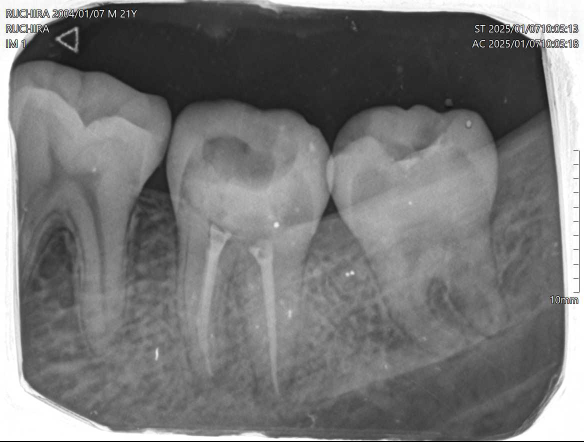
#> input picture code/CenterNet Codes/195-ruchira.jpg, 1168 x 883 px (shown at 1/2 size)
$ jupyter execute --allow-errors root_canal_detect.ipynb   (older library calls are emulated)
#> lines starting #> are read from the running program, lines starting #| are printed output that depends on the picture; after the words box and inside, x2 and y2 are one past the last pixel; in counts of white or black regions, pixels touching at a corner belong together
[cell 1]
import cv2
import numpy as np
import matplotlib.pyplot as plt
from skimage import exposure, filters, morphology

def preprocess_image(img_path):
    # Read image
#> called with img_path = '195-ruchira.jpg'
    img = cv2.imread(img_path, cv2.IMREAD_GRAYSCALE)

    # Resize for consistency (optional)
    #img = cv2.resize(img, (512, 512))

    # Denoising with Non-Local Means
    denoised = cv2.fastNlMeansDenoising(img, h=15, templateWindowSize=7, searchWindowSize=21)

    # Contrast enhancement using CLAHE
    clahe = cv2.createCLAHE(clipLimit=3.0, tileGridSize=(8,8))
    enhanced = clahe.apply(denoised)

    # Adaptive gamma correction
    gamma_corrected = exposure.adjust_gamma(enhanced, gamma=0.7)
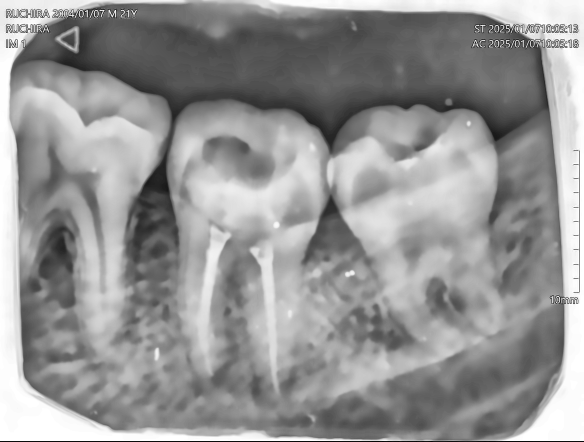
#> gamma_corrected: shape (883, 1168) (shown at 1/2 size); min 0, max 255, mean 148.9

    return gamma_corrected

def detect_root_canal(img):
    # Multi-scale edge enhancement
    blur1 = cv2.GaussianBlur(img, (5,5), 0)
    blur2 = cv2.GaussianBlur(img, (9,9), 0)
    edges = blur1 - blur2
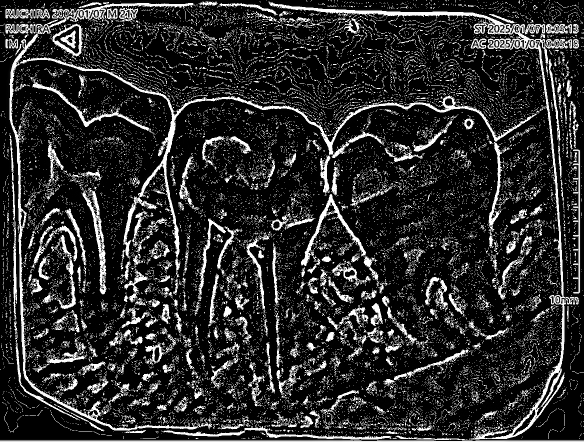
#> edges: shape (883, 1168) (shown at 1/2 size); min 0, max 255, mean 43.6
    edges = cv2.normalize(edges, None, 0, 255, cv2.NORM_MINMAX)

    # Adaptive thresholding with hysteresis
    thresh_low = filters.threshold_otsu(edges) * 0.5
#> thresh_low = 25
    thresh_high = filters.threshold_otsu(edges) * 1.5
#> thresh_high = 75
    edge_mask = np.zeros_like(edges)
    edge_mask[(edges >= thresh_low) & (edges <= thresh_high)] = 255

    # Morphological reconstruction
    kernel = morphology.disk(2)
    opened = morphology.opening(edge_mask, kernel)
    closed = morphology.closing(opened, morphology.disk(3))

    # Region analysis
    contours, _ = cv2.findContours(closed, cv2.RETR_EXTERNAL, cv2.CHAIN_APPROX_SIMPLE)

    # Shape-based filtering for root canals
    canal_mask = np.zeros_like(img)
    for cnt in contours:
        area = cv2.contourArea(cnt)
        x,y,w,h = cv2.boundingRect(cnt)
        aspect_ratio = w/h if h != 0 else 0
        solidity = area/(w*h) if w*h !=0 else 0

        # Root canal characteristics (tune these parameters)
        if (area > 50) and (aspect_ratio > 3 or aspect_ratio < 0.33) and (solidity < 0.5):
            cv2.drawContours(canal_mask, [cnt], -1, 255, -1)
#> canal_mask: shape (883, 1168); every value is 0

    # Final refinement
    final_mask = cv2.medianBlur(canal_mask, 5)
    return final_mask

def visualize_results(original, processed, mask):
    plt.figure(figsize=(15,5))
    plt.subplot(131), plt.imshow(original, cmap='gray'), plt.title('Original')
    plt.subplot(132), plt.imshow(processed, cmap='gray'), plt.title('Processed')
    plt.subplot(133), plt.imshow(mask, cmap='gray'), plt.title('Root Canal Detection')
    plt.show()

# Main pipeline
img_path = "195-ruchira.jpg"
original = cv2.imread(img_path, cv2.IMREAD_GRAYSCALE)
preprocessed = preprocess_image(img_path)
canal_mask = detect_root_canal(preprocessed)
visualize_results(original, preprocessed, canal_mask)

[cell 2]
import cv2
import numpy as np
import matplotlib.pyplot as plt
from skimage import exposure, filters, morphology
import tensorflow as tf  # For deep learning component
from tensorflow.keras.models import load_model

# --------------------------
# Enhanced Hybrid Pipeline
# --------------------------

def hybrid_preprocessing(img_path):
    """Combined traditional and learning-based preprocessing"""
#> called with img_path = '195-ruchira.jpg'
    # Read image
    img = cv2.imread(img_path, cv2.IMREAD_GRAYSCALE)

    # Augmentation (enable during training)
    if False:  # Set to True during model training
        img = cv2.flip(img, 1)

    # Multi-stage Enhancement
    denoised = cv2.fastNlMeansDenoising(img, h=20, templateWindowSize=9, searchWindowSize=21)
    clahe = cv2.createCLAHE(clipLimit=4.0, tileGridSize=(10,10))
    enhanced = clahe.apply(denoised)
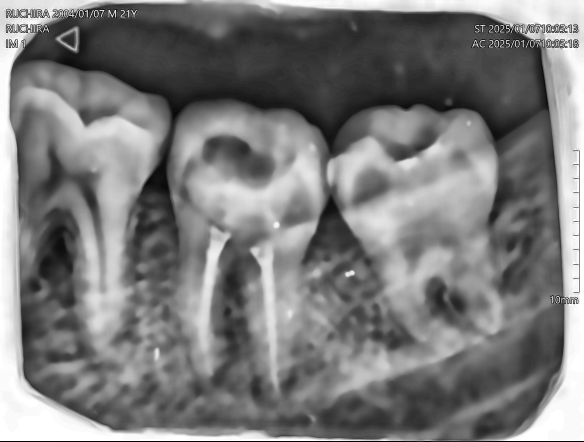
#> enhanced: shape (883, 1168) (shown at 1/2 size); min 1, max 255, mean 123.1

    # Deep Learning-based Enhancement (placeholder)
    dl_enhanced = tf.keras.applications.efficientnet.preprocess_input(
        cv2.cvtColor(enhanced, cv2.COLOR_GRAY2RGB)
    )

    return enhanced, dl_enhanced

# [60 lines left out: functions traditional_detection, deep_learning_detection, hybrid_fusion, visualize_hybrid_results, not called in this run]

# Main Hybrid Pipeline
def main(img_path):
    # 1. Hybrid Preprocessing
    enhanced, dl_ready = hybrid_preprocessing(img_path)

    # 2. Traditional Detection
    trad_mask = traditional_detection(enhanced)

    # 3. Deep Learning Detection
    dl_mask = deep_learning_detection(dl_ready)

    # 4. Result Fusion
    final_mask = hybrid_fusion(trad_mask, dl_mask)

    # Visualization
    original = cv2.imread(img_path, cv2.IMREAD_GRAYSCALE)
    visualize_hybrid_results(original, enhanced, trad_mask, dl_mask, final_mask)

    return final_mask

# Execute pipeline
#> (the rest of this cell did not finish here and is left out)

[cell 3]
import cv2
import numpy as np
from matplotlib import pyplot as plt

def is_contour_inside(contour, mask):
    """
    Check if every point of the contour lies within the white area of the mask.
    Returns True if all contour points are inside (mask pixel value 255).
    """
    for pt in contour:
        x, y = pt[0]
        if mask[y, x] == 0:
            return False
    return True

# --- Step 1: Load and Enhance the Image ---
image_path = '5900-kasun.jpg'  # Replace with your image path
img = cv2.imread(image_path, cv2.IMREAD_GRAYSCALE)
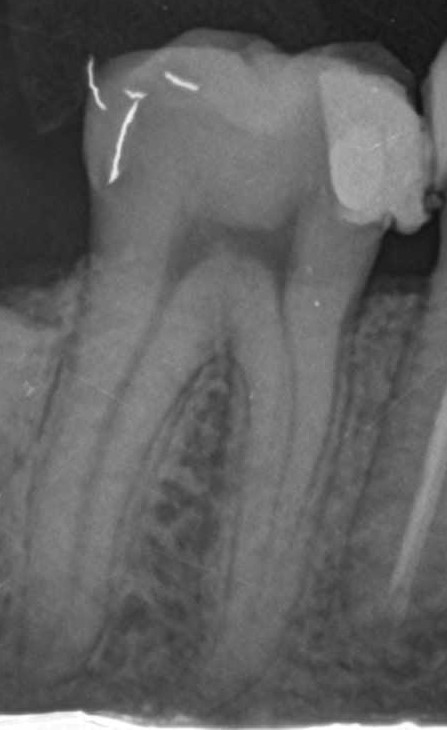
#> input picture code/CenterNet Codes/5900-kasun.jpg, 447 x 730 px
#> img is the input picture: shape (730, 447); min 17, max 255, mean 96.9
if img is None:
    raise IOError("Image not found!")

# Apply CLAHE for contrast enhancement
clahe = cv2.createCLAHE(clipLimit=2.0, tileGridSize=(8, 8))
img_enhanced = clahe.apply(img)
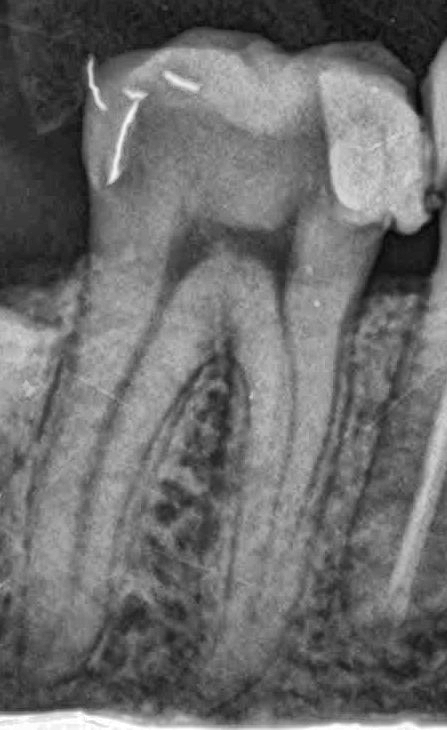
#> img_enhanced: shape (730, 447); min 6, max 255, mean 108.5

# --- Step 2: Detect the Tooth Boundary ---
# Use Otsu's thresholding to segment the bright tooth region from the background.
# Since the tooth is generally brighter than the background, Otsu works well.
_, thresh = cv2.threshold(img, 0, 255, cv2.THRESH_BINARY + cv2.THRESH_OTSU)
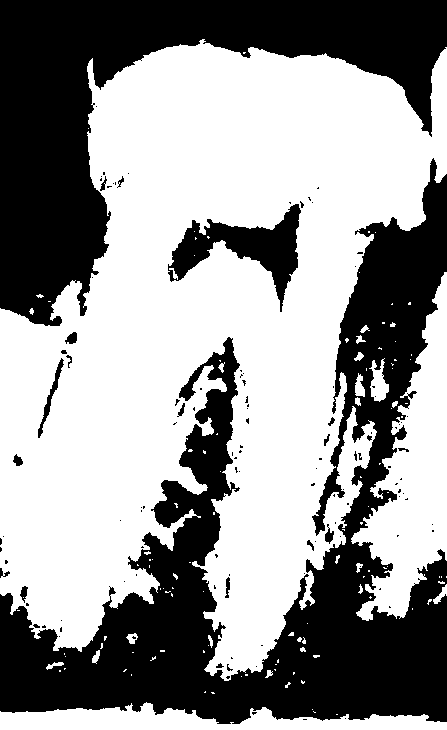
#> thresh: shape (730, 447); 58.6% white; 117 black regions (96 under 20 px), largest, box (x1, y1, x2, y2) and area: (0, 158, 447, 724) 77170, (0, 0, 447, 326) 51490, (168, 204, 301, 312) 4986

# Fill in small gaps using morphological closing
kernel = np.ones((5, 5), np.uint8)
thresh_closed = cv2.morphologyEx(thresh, cv2.MORPH_CLOSE, kernel)
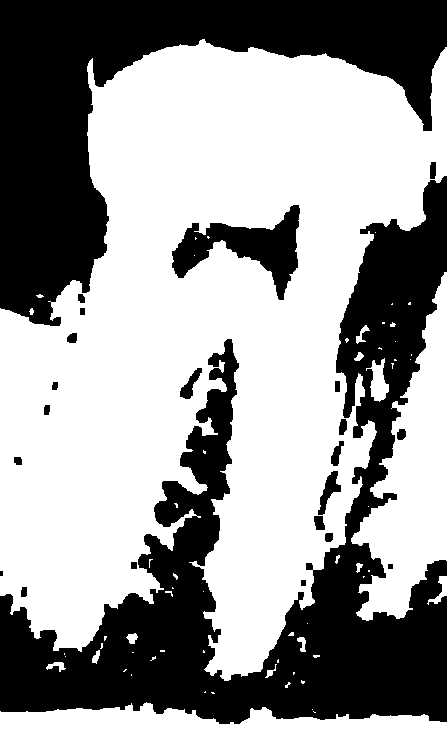
#> thresh_closed: shape (730, 447); 59.8% white; 23 black regions (1 under 20 px)

# Find contours in the thresholded image. We assume the tooth is the largest bright region.
contours, _ = cv2.findContours(thresh_closed, cv2.RETR_EXTERNAL, cv2.CHAIN_APPROX_SIMPLE)
#> contours = 59 contours, 46 with area under 20; largest, box (x1, y1, x2, y2) and area: (0, 39, 447, 681) 174915, (351, 272, 447, 621) 15615, (0, 702, 447, 730) 6614, (366, 358, 389, 402) 468, (427, 576, 447, 605) 158
if not contours:
    raise ValueError("No contours found!")
tooth_contour = max(contours, key=cv2.contourArea)
#> tooth_contour = contour of 1493 points, box (x1, y1, x2, y2) (0, 39, 447, 681), area 174915

# Create a binary mask for the tooth using the largest contour.
tooth_mask = np.zeros_like(img)
cv2.drawContours(tooth_mask, [tooth_contour], -1, 255, thickness=-1)
#> tooth_mask: shape (730, 447); 54.2% white; 3 black regions (1 under 20 px), largest, box (x1, y1, x2, y2) and area: (0, 176, 447, 730) 98332, (0, 0, 447, 326) 51182

# Extract the tooth region from the enhanced image.
tooth_region = cv2.bitwise_and(img, img, mask=tooth_mask)
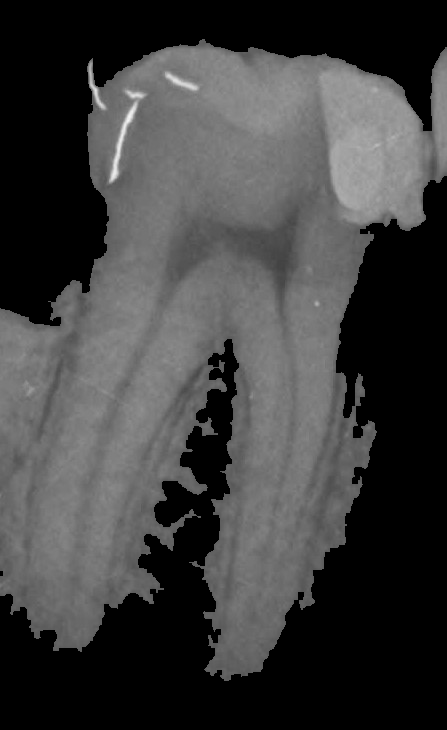
#> tooth_region: shape (730, 447); min 0, max 244, mean 62.6

# --- Step 3: Detect Bright Areas (Root Fillings) Within the Tooth ---
# Since fillings are bright, we threshold for high intensity values.
# Adjust the bright_threshold value based on your image characteristics.
bright_threshold = 180  # Example value; tweak as needed.
_, bright_regions = cv2.threshold(tooth_region, bright_threshold, 255, cv2.THRESH_BINARY)
#> bright_regions: shape (730, 447); 0.2% white; 6 white regions (2 under 20 px), largest, box (x1, y1, x2, y2) and area: (110, 103, 137, 181) 359, (166, 74, 197, 90) 149, (90, 80, 105, 108) 84, (127, 91, 143, 98) 63

# Make sure we only consider bright areas within the tooth region.
bright_regions = cv2.bitwise_and(bright_regions, bright_regions, mask=tooth_mask)

# Optionally, clean up noise using morphological opening.
bright_regions_clean = cv2.morphologyEx(bright_regions, cv2.MORPH_OPEN, kernel)
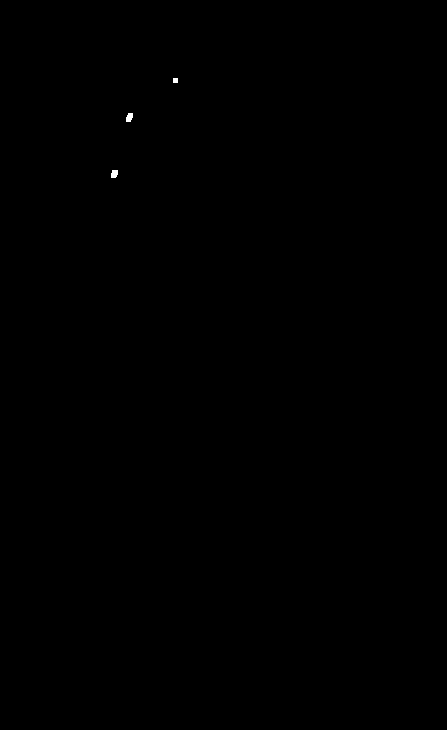
#> bright_regions_clean: shape (730, 447); 0.04% white; 3 white regions

# Find contours in the bright regions.
bright_contours, _ = cv2.findContours(bright_regions_clean, cv2.RETR_EXTERNAL, cv2.CHAIN_APPROX_SIMPLE)
#> bright_contours = 3 contours, 1 with area under 20; largest, box (x1, y1, x2, y2) and area: (126, 113, 133, 122) 38, (111, 170, 118, 178) 36

# Filter contours that are completely within the tooth and meet a minimum area criterion.
filling_candidates = []
min_area = 20  # Adjust the minimum area based on expected filling size.
for cnt in bright_contours:
    if is_contour_inside(cnt, tooth_mask):
        area = cv2.contourArea(cnt)
        if area > min_area:
            filling_candidates.append(cnt)
#> this loop made 3 passes
#> area on passes 1 to 2: 36.5, 38
#> after the loop, filling_candidates = 2 contours; box (x1, y1, x2, y2) and area: (126, 113, 133, 122) 38, (111, 170, 118, 178) 36

# --- Step 4: Visualization ---
# Convert the original image to BGR for colored visualization.
output_img = cv2.cvtColor(img, cv2.COLOR_GRAY2BGR)

# Draw the tooth boundary in green.
cv2.drawContours(output_img, [tooth_contour], -1, (0, 255, 0), 2)
# Draw the candidate filling areas in red.
cv2.drawContours(output_img, filling_candidates, -1, (0, 0, 255), 2)

# Display the results using matplotlib.
plt.figure(figsize=(12, 8))
plt.subplot(2, 3, 1)
plt.title("Original Image")
plt.imshow(img, cmap='gray')
plt.axis("off")

plt.subplot(2, 3, 2)
plt.title("Enhanced Image (CLAHE)")
plt.imshow(img_enhanced, cmap='gray')
plt.axis("off")

plt.subplot(2, 3, 3)
plt.title("Tooth Mask")
plt.imshow(tooth_mask, cmap='gray')
plt.axis("off")

plt.subplot(2, 3, 4)
plt.title("Bright Regions (Pre-Cleaning)")
plt.imshow(bright_regions, cmap='gray')
plt.axis("off")

plt.subplot(2, 3, 5)
plt.title("Bright Regions (Cleaned)")
plt.imshow(bright_regions_clean, cmap='gray')
plt.axis("off")

plt.subplot(2, 3, 6)
plt.title("Detected Root Fillings")
plt.imshow(cv2.cvtColor(output_img, cv2.COLOR_BGR2RGB))
plt.axis("off")

plt.tight_layout()
plt.show()
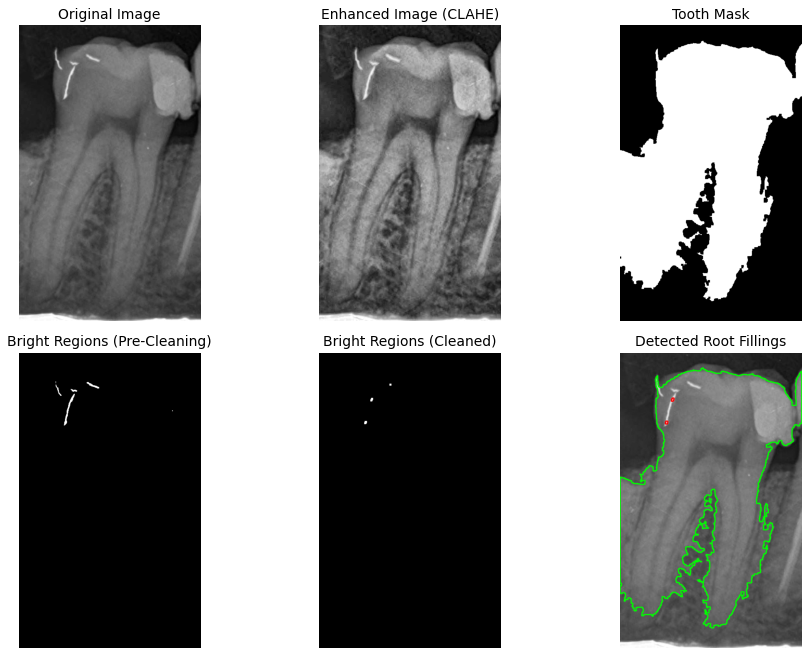
#> figure drawn by matplotlib, 6 panels
